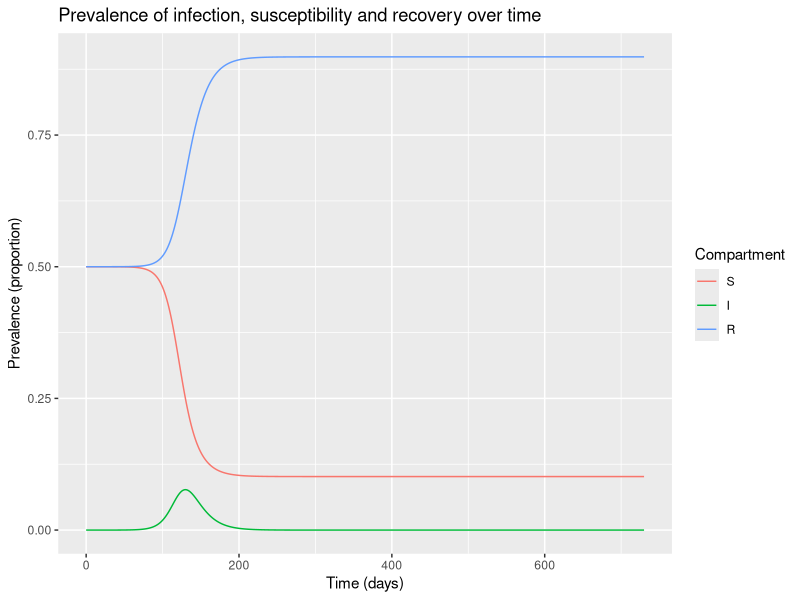
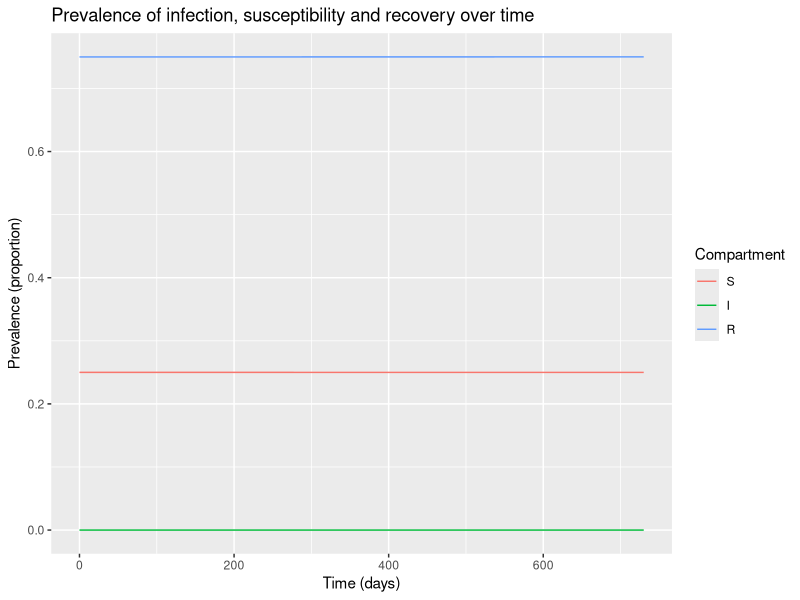

R code for these plots, in order:
## ---- chunk 1
knitr::opts_chunk$set(echo = TRUE)
library(deSolve)
library(reshape2)
library(ggplot2)
## ---- chunk 2
# MODEL INPUTS:

# Vaccine coverage
p = 0.5

# Total population size
N = 10^6

# Vector storing the initial number of people in each compartment (at timestep 0)
initial_state_values = c(S = (1-p)*(N-1),   # a proportion 1-p of the total population is susceptible
                         I = 1,             # the epidemic starts with a single infected person
                         R = p*(N-1))       # a proportion p of the total population is vaccinated/immune

# Vector storing the parameters describing the transition rates in units of days^-1
parameters = c(beta = 0.4,      # the infection rate, which acts on susceptibles
              gamma = 0.1)      # the rate of recovery, which acts on those infected

# TIMESTEPS:

# Vector storing the sequence of timesteps to solve the model at
times = seq(from = 0, to = 730, by = 1)   # from 0 to 730 days in daily intervals (2 years)

# SIR MODEL FUNCTION: 

# The model function takes as input arguments (in the following order): time, state and parameters
sir_model = function(time, state, parameters) {  
    with(as.list(c(state, parameters)), { 
    # Calculating the total population size N (the sum of the number of people in each compartment)
      N = S+I+R
    # Defining lambda as a function of beta and I:
      lambda = beta * I/N
    # The differential equations
      dS = -lambda * S          
      dI = lambda * S - gamma * I  
      dR = gamma * I                
    return(list(c(dS, dI, dR))) 
    })
}

# MODEL OUTPUT (solving the differential equations):

output = as.data.frame(ode(y = initial_state_values, 
                            times = times, 
                            func = sir_model,
                            parms = parameters))

output_long = melt(as.data.frame(output), id = "time")                  

# Adding a column for the prevalence proportion to the long-format output
output_long$prevalence = output_long$value/sum(initial_state_values)

# Plot the prevalence proportion
ggplot(data = output_long,                                              
       aes(x = time, y = prevalence, colour = variable, group = variable)) +  geom_line() +                                     xlab("Time (days)") + ylab("Prevalence (proportion)") + 
  labs(colour = "Compartment",            
        title = "Prevalence of infection, susceptibility and recovery over time")   
## ---- chunk 3
# MODEL INPUTS:

# Vaccine coverage
p = 0.75

# Total population size
N = 10^6

# Vector storing the initial number of people in each compartment (at timestep 0)
initial_state_values = c(S = (1-p)*(N-1),   # a proportion 1-p of the total population is susceptible
                         I = 1,             # the epidemic starts with a single infected person
                         R = p*(N-1))       # a proportion p of the total population is vaccinated/immune

# MODEL OUTPUT (solving the differential equations):

output = as.data.frame(ode(y = initial_state_values, 
                            times = times, 
                            func = sir_model,
                            parms = parameters))

output_long = melt(as.data.frame(output), id = "time")                  

# Adding a column for the prevalence proportion to the long-format output
output_long$prevalence = output_long$value/sum(initial_state_values)

# Plot the prevalence proportion
ggplot(data = output_long,                                              
       aes(x = time, y = prevalence, colour = variable, group = variable)) +  geom_line() +                                     xlab("Time (days)") + ylab("Prevalence (proportion)") + 
  labs(colour = "Compartment",          
       title = "Prevalence of infection, susceptibility and recovery over time")   
